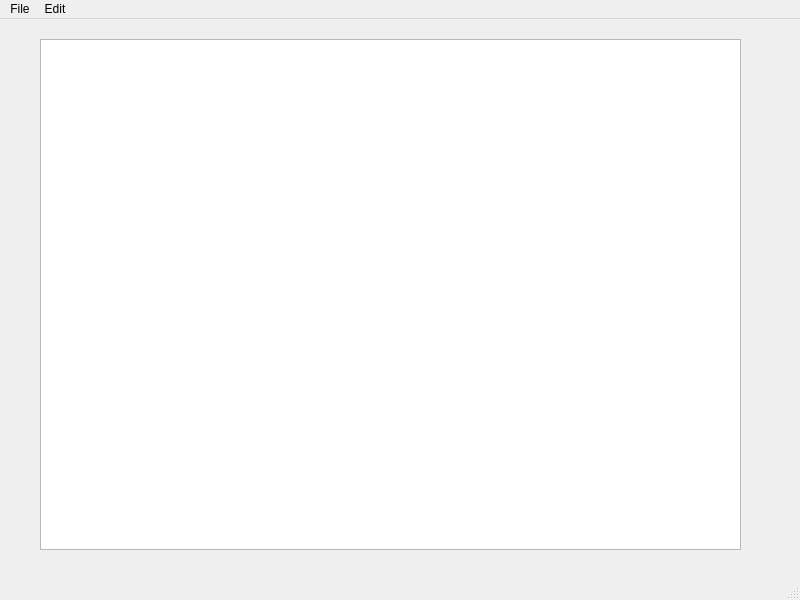
<?xml version="1.0" encoding="UTF-8"?>
<ui version="4.0">
 <class>MainWindow</class>
 <widget class="QMainWindow" name="MainWindow">
  <property name="geometry">
   <rect>
    <x>0</x>
    <y>0</y>
    <width>800</width>
    <height>600</height>
   </rect>
  </property>
  <property name="windowTitle">
   <string>MainWindow</string>
  </property>
  <widget class="QWidget" name="centralwidget">
   <widget class="QWidget" name="verticalLayoutWidget">
    <property name="geometry">
     <rect>
      <x>40</x>
      <y>20</y>
      <width>701</width>
      <height>511</height>
     </rect>
    </property>
    <layout class="QVBoxLayout" name="verticalLayout">
     <item>
      <widget class="QTextEdit" name="textEdit"/>
     </item>
    </layout>
   </widget>
  </widget>
  <widget class="QMenuBar" name="menubar">
   <property name="geometry">
    <rect>
     <x>0</x>
     <y>0</y>
     <width>800</width>
     <height>26</height>
    </rect>
   </property>
   <widget class="QMenu" name="menuFile">
    <property name="title">
     <string>File</string>
    </property>
    <addaction name="actionNew"/>
    <addaction name="actionOpen"/>
    <addaction name="actionSave_as"/>
    <addaction name="actionPrint"/>
    <addaction name="actionExit"/>
   </widget>
   <widget class="QMenu" name="menuEdit">
    <property name="title">
     <string>Edit</string>
    </property>
    <addaction name="actionCopy"/>
    <addaction name="actionPaste"/>
    <addaction name="actionCut"/>
    <addaction name="actionUndo"/>
    <addaction name="actionRedo"/>
   </widget>
   <addaction name="menuFile"/>
   <addaction name="menuEdit"/>
  </widget>
  <widget class="QStatusBar" name="statusbar"/>
  <action name="actionNew">
   <property name="icon">
    <iconset resource="Resources.qrc">
     <normaloff>:/imgs/New.bmp</normaloff>:/imgs/New.bmp</iconset>
   </property>
   <property name="text">
    <string>New</string>
   </property>
  </action>
  <action name="actionOpen">
   <property name="icon">
    <iconset>
     <normalon>:/imgs/Open.bmp</normalon>
    </iconset>
   </property>
   <property name="text">
    <string>Open</string>
   </property>
  </action>
  <action name="actionSave_as">
   <property name="icon">
    <iconset>
     <normalon>:/imgs/Save.bmp</normalon>
    </iconset>
   </property>
   <property name="text">
    <string>Save as</string>
   </property>
  </action>
  <action name="actionPrint">
   <property name="icon">
    <iconset>
     <normalon>:/imgs/favicon.ico</normalon>
    </iconset>
   </property>
   <property name="text">
    <string>Print</string>
   </property>
  </action>
  <action name="actionExit">
   <property name="icon">
    <iconset>
     <normalon>:/imgs/Turtle.png</normalon>
    </iconset>
   </property>
   <property name="text">
    <string>Exit</string>
   </property>
  </action>
  <action name="actionCopy">
   <property name="icon">
    <iconset resource="Resources.qrc">
     <normaloff>:/imgs/Copy.bmp</normaloff>
     <normalon>:/imgs/Highlight.bmp</normalon>:/imgs/Copy.bmp</iconset>
   </property>
   <property name="text">
    <string>Copy</string>
   </property>
  </action>
  <action name="actionPaste">
   <property name="icon">
    <iconset>
     <normalon>:/imgs/Paste.bmp</normalon>
    </iconset>
   </property>
   <property name="text">
    <string>Paste</string>
   </property>
  </action>
  <action name="actionCut">
   <property name="icon">
    <iconset>
     <normalon>:/imgs/Cut.bmp</normalon>
    </iconset>
   </property>
   <property name="text">
    <string>Cut</string>
   </property>
  </action>
  <action name="actionUndo">
   <property name="icon">
    <iconset>
     <normalon>:/imgs/DeleteSticky.bmp</normalon>
    </iconset>
   </property>
   <property name="text">
    <string>Undo</string>
   </property>
  </action>
  <action name="actionRedo">
   <property name="icon">
    <iconset>
     <normalon>:/imgs/Sticky.bmp</normalon>
    </iconset>
   </property>
   <property name="text">
    <string>Redo</string>
   </property>
  </action>
 </widget>
 <resources>
  <include location="Resources.qrc"/>
 </resources>
 <connections/>
</ui>
